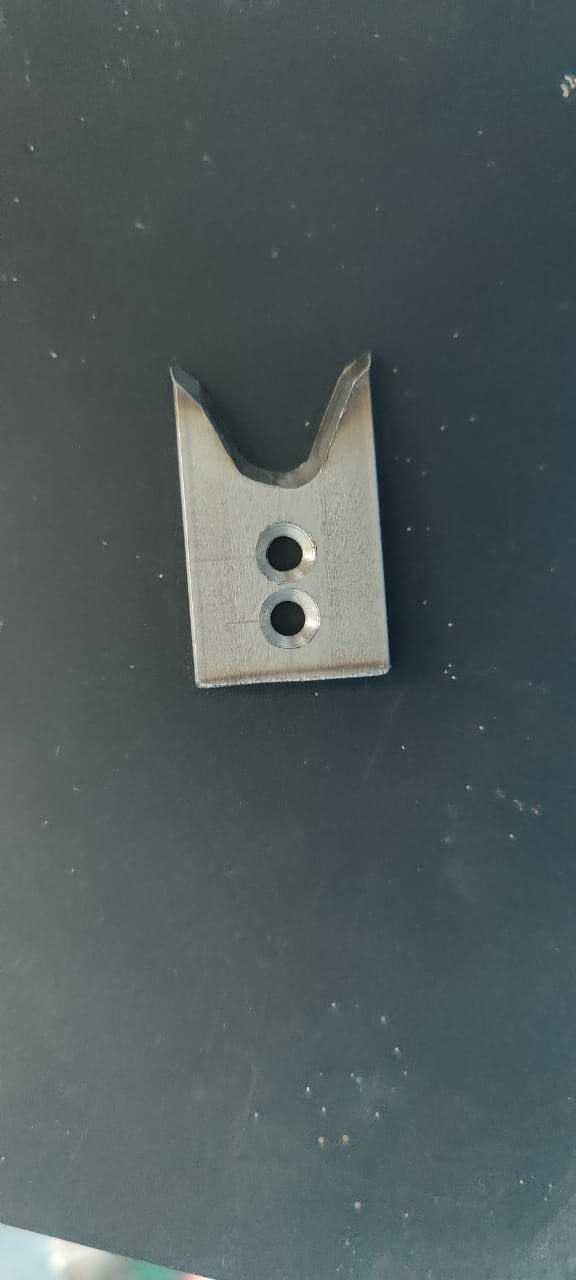
#> input picture Object Detection And Measure/second.jpeg, 576 x 1280 px
$ python runsample.py   (older library calls are emulated)
#> lines starting #> are read from the running program, lines starting #| are printed output that depends on the picture; after the words box and inside, x2 and y2 are one past the last pixel; in counts of white or black regions, pixels touching at a corner belong together
from scipy.spatial import distance as dist
from imutils import perspective
from imutils import contours
import numpy as np
import imutils
import cv2

image = cv2.imread("second.jpeg")
#> image is the input picture: shape (1280, 576, 3); mean B, G, R 92.5, 91.4, 79.2
# image = cv2.resize(image, (0, 0), None, 0.5, 0.5)
gray = cv2.cvtColor(image, cv2.COLOR_BGR2GRAY)
gray = cv2.GaussianBlur(gray, (7, 7), 0)
# perform edge detection + dilation + erosion to close gaps bt edges
edge_detect = cv2.Canny(gray, 100, 100) #play w/min and maxvalues to finetune edges (2nd n 3rd params)
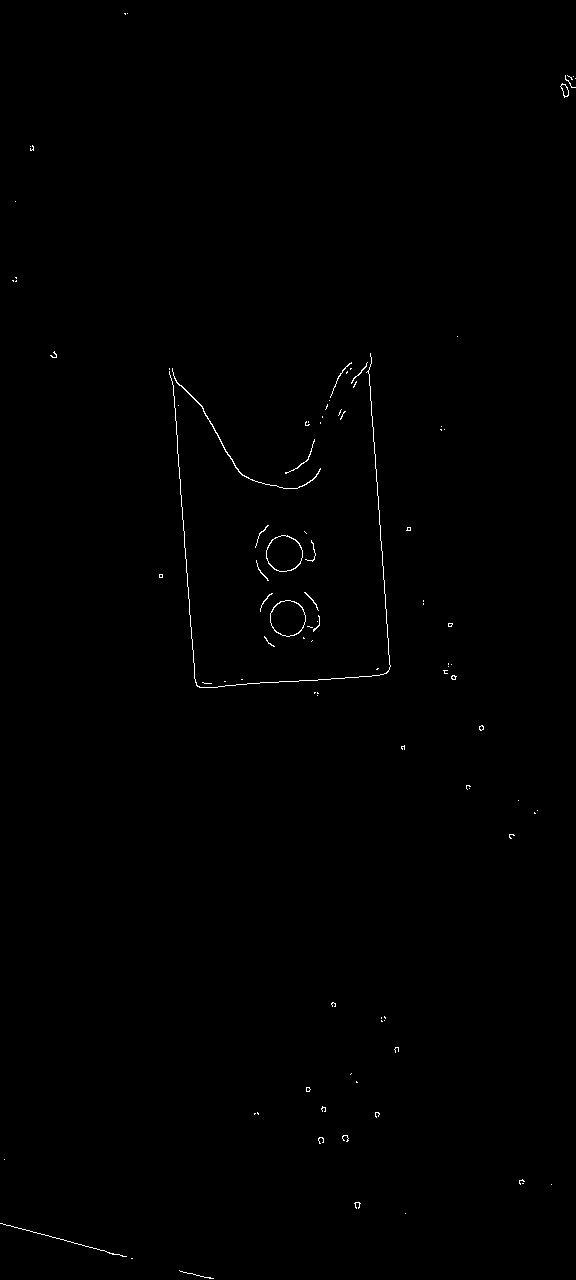
#> edge_detect: shape (1280, 576); 0.33% white in thin lines or dots
edge_detect = cv2.dilate(edge_detect, None, iterations=1)
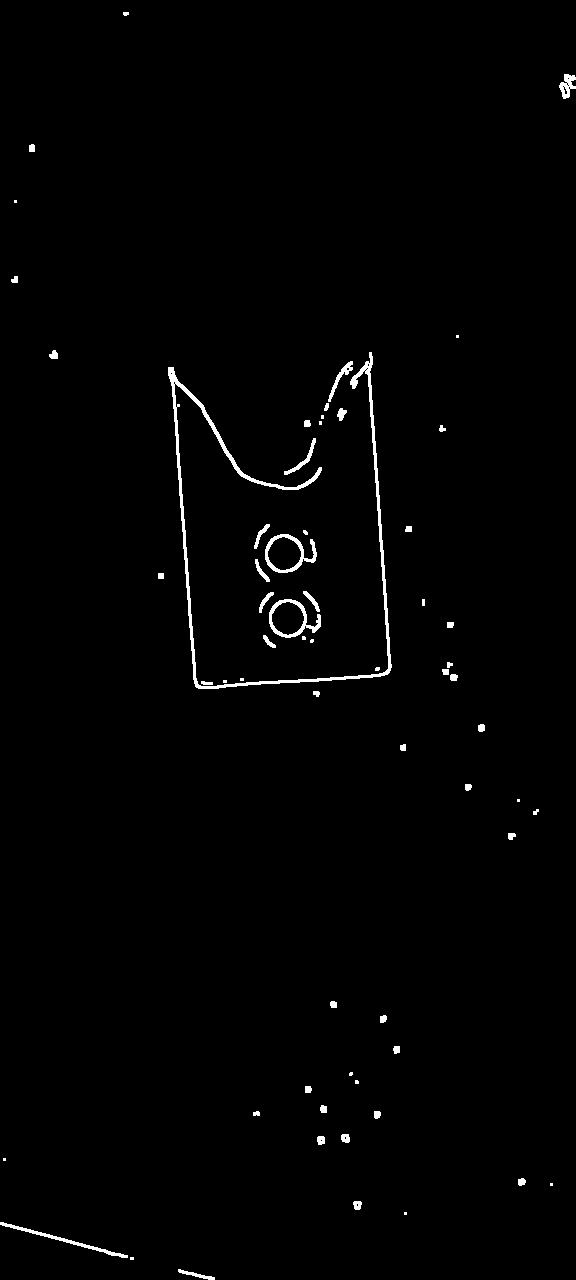
#> edge_detect: shape (1280, 576); 1.1% white; 63 white regions (17 under 20 px), largest, box (x1, y1, x2, y2) and area: (168, 352, 392, 689) 3669, (265, 534, 317, 573) 537, (269, 599, 321, 638) 521
edge_detect = cv2.erode(edge_detect, None, iterations=1)
#> edge_detect: shape (1280, 576); 0.36% white in thin lines or dots

cntours = cv2.findContours(edge_detect.copy(), cv2.RETR_EXTERNAL, cv2.CHAIN_APPROX_SIMPLE)
#> cntours = 71 contours, 61 with area under 20; largest, box (x1, y1, x2, y2) and area: (266, 535, 303, 572) 1022, (270, 600, 306, 637) 991, (169, 353, 391, 688) 140, (560, 83, 569, 98) 63, (565, 75, 576, 88) 31

cntours = imutils.grab_contours(cntours)

(cntours, _) = contours.sort_contours(cntours)


pixel_to_size = None

def mdpt(A, B):
    return ((A[0] + B[0]) * 0.5, (A[1] + B[1]) * 0.5)

# loop over the contours individually
for c in cntours:
    if cv2.contourArea(c) < 100:#ignore/fly through contours that are not big enough
        continue
# compute the rotated bounding box of the contour; should handle cv2 or cv3..
    orig = image.copy()
    bbox = cv2.minAreaRect(c)
    bbox = cv2.cv.boxPoints(bbox) if imutils.is_cv2() else cv2.boxPoints(bbox)
    bbox = np.array(bbox, dtype="int") #order the contours and draw bounding box
    bbox = perspective.order_points(bbox)
    cv2.drawContours(orig, [bbox.astype("int")], -1, (0, 255, 0), 2)

    # loop over the original points in bbox and draw them; 5p red dots
    for (x, y) in bbox:
        cv2.circle(orig, (int(x), int(y)), 5, (0, 0, 255), -1)
        # unpack the ordered bounding bbox; find midpoints
    (tl, tr, br, bl) = bbox
    print(tl,tr, br, bl)
#> this loop made 71 passes
#> c on passes 2, 4, 7, 8, 9, 11, 14, 15, 24, 26, 31, 34: [[4, 1159]], [[15, 201]], [[124, 13], [125, 14], [126, 13], [127, 13]], [[131, 1258], [132, 1258]], [[159, 574], [159, 577], [162, 577], [162, 574]], [[178, 405]], [[224, 681], [225, 681]], [[241, 679], [242, 679]], [[303, 637], [303, 638], [304, 638]], [[304, 531], [306, 533]], [[312, 640], [311, 641]], [[320, 422], [320, 423]]
#> (tl, tr, br, bl) on passes 10, 21, 22: ([168, 368], [370, 352], [394, 674], [192, 689]), ([266, 535], [302, 535], [302, 571], [266, 571]), ([270, 600], [305, 600], [305, 636], [270, 636])
#| [168. 368.] [370. 352.] [394. 674.] [192. 689.]
#| [266. 535.] [302. 535.] [302. 571.] [266. 571.]
#| [270. 600.] [305. 600.] [305. 636.] [270. 636.]
    # (tltrX, tltrY) = mdpt(tl, tr)
    # (blbrX, blbrY) = mdpt(bl, br)
    # (tlblX, tlblY) = mdpt(tl, bl)
    # (trbrX, trbrY) = mdpt(tr, br)
    #
    # cv2.circle(orig, (int(tltrX), int(tltrY)), 5, (255, 0, 0), -1)
    # cv2.circle(orig, (int(blbrX), int(blbrY)), 5, (255, 0, 0), -1)
    # cv2.circle(orig, (int(tlblX), int(tlblY)), 5, (255, 0, 0), -1)
    # cv2.circle(orig, (int(trbrX), int(trbrY)), 5, (255, 0, 0), -1)
    # cv2.line(orig, (int(tltrX), int(tltrY)), (int(blbrX), int(blbrY)), (0, 255, 255), 2)
    # cv2.line(orig, (int(tlblX), int(tlblY)), (int(trbrX), int(trbrY)), (0, 255, 255), 2)
    #
    # dA = dist.euclidean((tltrX, tltrY), (blbrX, blbrY))
    # dB = dist.euclidean((tlblX, tlblY), (trbrX, trbrY))
    # # print(dA  ,   dB)
    # # use pixel_to_size ratio to compute object size
    # if pixel_to_size is None:
    #     pixel_to_size = dB / 0.75
    #     distA = dA / pixel_to_size
    #     distB = dB / pixel_to_size
    #
    #     # draw the object sizes on the image
    #     cv2.putText(orig, "{:.1f}in".format(distA),
    #                 (int(tltrX - 10), int(tltrY - 10)), cv2.FONT_HERSHEY_DUPLEX, 0.55, (255, 255, 255), 2)
    #     cv2.putText(orig, "{:.1f}in".format(distB),
    #                 (int(trbrX + 10), int(trbrY)), cv2.FONT_HERSHEY_DUPLEX, 0.55, (255, 255, 255), 2)
    #     # show the output image
    #     cv2.imshow("Image", orig)
    #     cv2.waitKey(0)
